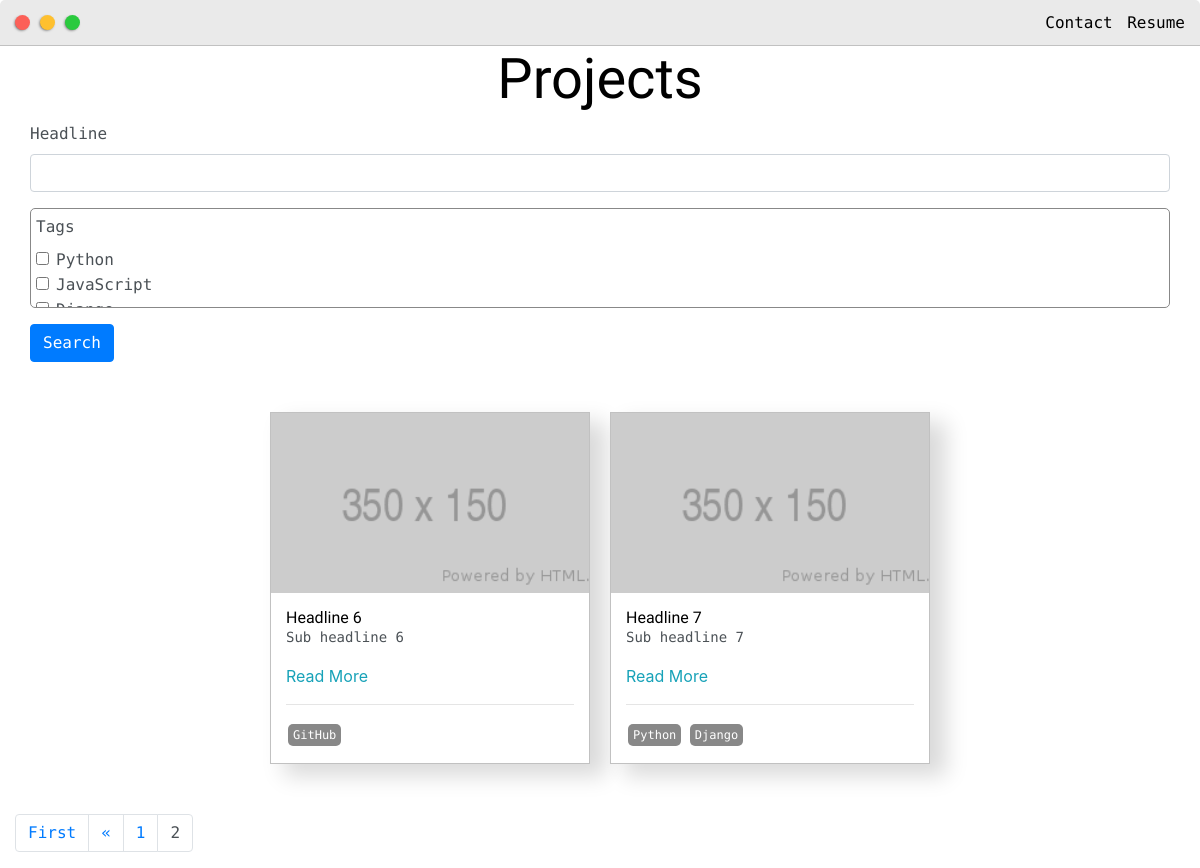
/posts/?page=2, run on an earlier commit of the app's database.
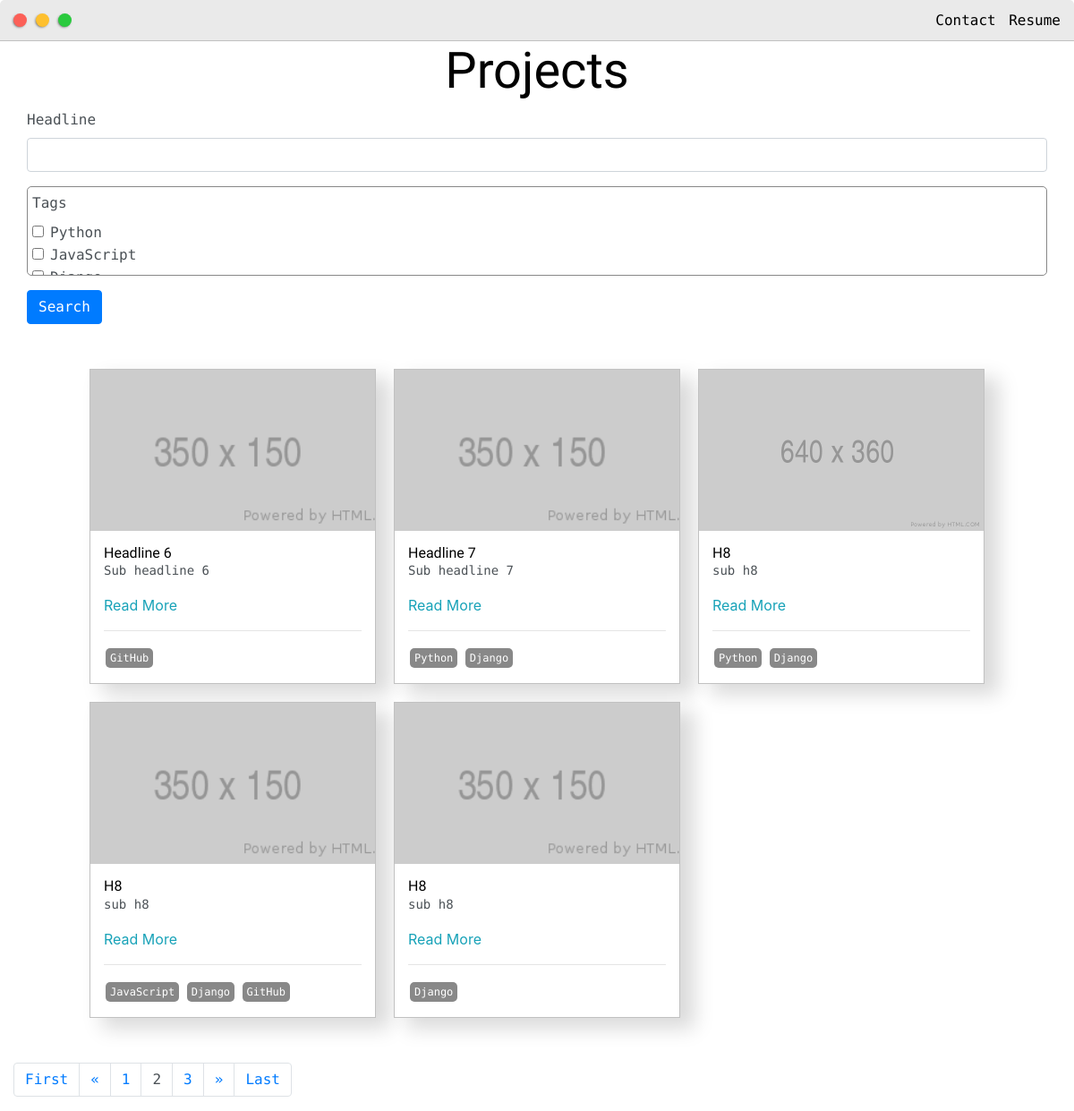
And on a later commit of the database.
### base/models.py (models this page shows, shortened)
class Post(models.Model):
    headline = models.CharField(max_length=200)
    sub_headline = models.CharField(max_length=200, null=True, blank=True)
    thumbnail = models.ImageField(null=True, blank=True, upload_to="images", default="placeholder1.png")
    body = RichTextUploadingField(null=True, blank=True)
    created = models.DateTimeField(auto_now_add=True)
    active = models.BooleanField(default=False)
    featured = models.BooleanField(default=False)
    tags = models.ManyToManyField(Tag, null=True)
    slug = models.SlugField(null=True, blank=True)

class Tag(models.Model):
    name = models.CharField(max_length=200)
    def __str__(self):
        return self.name

### base/views.py (the view)
# urls.py: path('posts/', views.posts, name='posts'),
def posts(request):
    posts = Post.objects.filter(active=True)
    myFilter = PostFilter(request.GET, queryset=posts)
    posts = myFilter.qs
    page = request.GET.get('page')
    paginator = Paginator(posts, 5)
    try:
        posts = paginator.page(page)
    except PageNotAnInteger:
        posts = paginator.page(1)
    except EmptyPage:
        posts = paginator.page(paginator.num_pages)
    context = {'posts': posts, 'myFilter': myFilter}
    return render(request, 'base/posts.html', context)

### base/templates/base/posts.html (shortened to what this page needs)
{% extends 'base/main.html' %}
{% load static %}
{% block content %}
    {%  load crispy_forms_tags %}
<div class="main-container">
    <h1 style="text-align: center">Projects</h1>
    <form id="searchForm" method="GET">
        {{ myFilter.form | crispy }}
        <input class="btn btn-primary" type="submit" value="Search">
    </form>
    <div class="post-wrapper">
        {% for post in posts %}
        <div>
            <div class="post">
                <img class="thumbnail" src="{{ post.thumbnail.url }}">
                <div class="post-preview">
                    <h6 class="post-title">{{ post.headline }}</h6>
                    <p class="post-intro">{{ post.sub_headline }}</p>
                    <a href="{% url 'post' post.slug %}">Read More</a>
                    <hr>
                        {% for tag in post.tags.all %}
                            <span class="tag" >{{ tag }}</span>
                        {% endfor %}
                </div>
            </div>
        </div>
        {% empty %}
            <h3>No Posts to show ..</h3>
        {% endfor %}
    </div>
    <div class="row">
        {% if posts.has_other_pages %}
            <ul class="pagination">
                {% if posts.has_previous %}
                    <li class="page-item"><a data-page="1" href="?page=1" class="page-link">First</a></li>
                    <li class="page-item"><a data-page="{{ posts.previous_page_number }}" href="?page={{ posts.previous_page_number }}" class="active page-link">&laquo</a></li>
                {% endif %}
                {% for i in posts.paginator.page_range %}
                    {% if posts.number == i %}
                        <li class="page-item"><a class="active page-link">{{ i }}</a></li>
                    {% else %}
                        <li class="page-item"><a data-page="{{ i }}" href="?page={{ i }}" class="page-link">{{ i }}</a></li>
                    {% endif %}
                {% endfor %}
                {% if posts.has_next %}
                    <li class="page-item"><a data-page="{{ posts.next_page_number }}" href="?page={{ posts.next_page_number }}" class="active page-link">&raquo</a></li>
                    <li class="page-item"><a data-page="{{ posts.paginator.num_pages }}" href="?page={{ posts.paginator.num_pages }}" class="page-link">Last</a></li>
                {% endif %}
            </ul>
        {% endif %}
    </div>
</div>
{% endblock content%}

### base/templates/base/main.html (shortened to what this page needs)
<!DOCTYPE html>
{% load static  %}
<html lang="en">
<head>
    <link rel="stylesheet" href="https://stackpath.bootstrapcdn.com/bootstrap/4.4.1/css/bootstrap.min.css">
	<link rel="stylesheet" type="text/css" href="{% static 'css/default.css' %}">
</head>
<body>
    {% include 'base/navbar.html' %}
    {% block  content %}{% endblock %}
</body>
</html>

### base/templates/base/navbar.html
{% load static %}
<div class="nav-wrapper">
    <a href="{% url 'home' %}">
        <div class="dot-wrapper">
            <div id="dot-1" class="browser-dot"></div>
            <div id="dot-2" class="browser-dot"></div>
            <div id="dot-3" class="browser-dot"></div>
        </div>
    </a>
    <ul id="navigation">
        <li><a href="{% url 'home' %}#contact">Contact</a></li>
        <li><a target="_blank" href="{% static 'Resume.pdf'  %}">Resume</a></li>
    </ul>
</div>

### static/css/default.css (style rules this page uses)
:root { --mainColor:#eaeaea; --mainShadow: 20px 20px 60px #c7c7c7, -20px -20px 60px #ffffff; --mainRadius: 5px 5px 0 0; --secondaryColor:#fff; --secondaryShadow: 14px 14px 12px #f7f7f7, -14px -14px 12px #ffffff; --secondaryRadius: 5px;; --borderColor:#c1c1c1; --mainText:black; --secondaryText:#4b5156; --themeDotBorder: #24292e; --previewBg:rgb(251,249,243,0.8); --previewShadow:#f0ead6; --buttonColor:black; --inputField: inset 8px 8px 38px #ededed, inset -8px -8px 38px #ffffff; }
html,body { padding: 0; margin: 0; scroll-behavior: smooth; }
body * { transition: 0.4s; }
h1,h2,h3,h4,h5,h6,strong { color: var(--mainText); font-family: 'Russo One', sans-serif; font-weight: 500; }
p,li,span,label,input,textarea { color: var(--secondaryText); font-family: 'Roboto Mono', monospace; }
a { text-decoration: none; color: #17a2b8; }
ul { list-style: none; }
h1 { font-size: 56px }
h6 { font-size: 16px }
.main-container { width: 1200px; margin: 0 auto; }
.nav-wrapper { grid-area: nav-wrapper; border-bottom: 1px solid var(--borderColor); display: flex; justify-content: space-between; align-items: center; background-color: var(--mainColor); border-radius: 5px 5px 0 0; }
#navigation { margin: 0; padding: 10px; }
#navigation a { color: var(--mainText); }
#navigation li { display: inline-block; margin-right: 5px; margin-left: 5px; }
.dot-wrapper { display: flex; padding: 10px; }
#dot-1 { background-color: #FC6058; }
#dot-2 { background-color: #FEC02F; }
#dot-3 { background-color: #2ACA3E; }
.browser-dot { background-color: black; height: 15px; width: 15px; border-radius: 50%; margin: 5px; -webkit-box-shadow: -1px 1px 3px -1px rgba(0,0,0,0.75); -moz-box-shadow: -1px 1px 3px -1px rgba(0,0,0,0.75); box-shadow: -1px 1px 3px -1px rgba(0,0,0,0.75); }
.post-wrapper { display: grid; grid-template-columns: repeat(auto-fit, 320px); gap: 20px; justify-content: center; padding: 50px; }
.post { border: 1px solid var(--borderColor); -webkit-box-shadow: 15px 11px 21px 1px rgba(0,0,0,0.15); -moz-box-shadow: 15px 11px 21px 1px rgba(0,0,0,0.15); box-shadow: 15px 11px 21px 1px rgba(0,0,0,0.15); }
.thumbnail { display: block; width: 100%; height: 180px; object-fit: cover; }
.post-preview { background-color: #fff; padding: 15px; }
.post-title { color: black; margin: 0px; }
.post-intro { color: #4b5156; font-size: 14px; }
.tag { display: inline-block; color: #fff; background-color: #888; border-radius: 5px; margin: 2px; padding: 2px 5px; font-size: 12px; }
@media screen and (max-width: 1200px) { .main-container { width: 95%; } }

### base/templates/base/posts.html (style rules this page uses)
#div_id_tags, #id_tags { overflow-y: scroll; max-height: 100px; border-radius: 5px; padding: 5px; border:1px solid #888; }

What changed in the data, as far as the page shows it:
added Post: thumbnail (placeholder picture), headline "H8", sub_headline "sub h8", Tag (name "Python"), Tag (name "Django")
added Post: thumbnail (placeholder picture), headline "H8", sub_headline "sub h8", Tag (name "Django"), Tag (name "GitHub")
now on this page (row unchanged): Tag: name "JavaScript", shown under "H8"
added Post: thumbnail (placeholder picture), headline "H8", sub_headline "sub h8", Tag (name "Django")
Also different on the page:
new list line: "3"
text now shown: "» Last"
